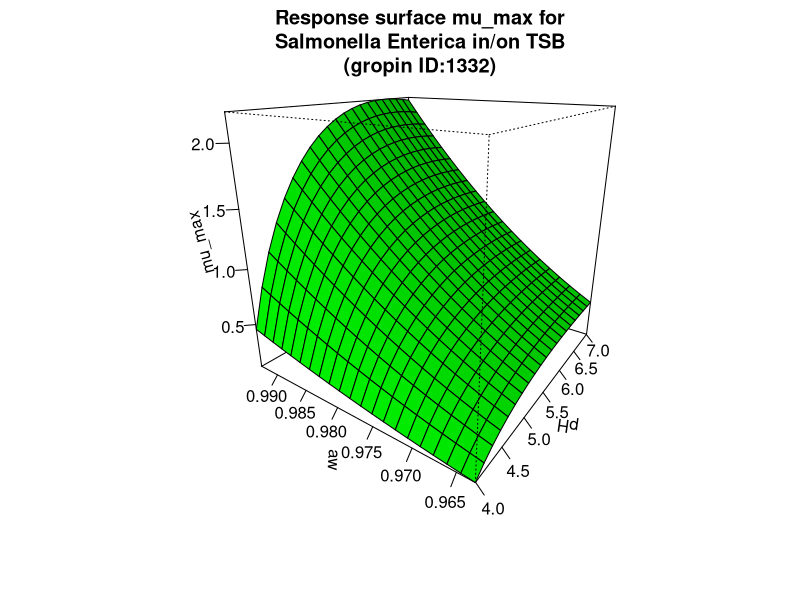

Source code (R):
#############################
# start of Parameter script
#############################
pH <- seq(3.996003996004,7.007,length.out=21)
aw <- seq(0.963036963036963,0.992992,length.out=21)
#############################
# end of Parameter script
#############################
############################# 
# start of Model script Gropin ID 1332 
#############################
 
# constant coefficients for this model
 
variables <- data.frame(pH,aw)
argumentsPar <- expand.grid(variables)
 
# heart of the model
response_surface <- function(pH,aw) {
   mumax <-2.14*((pH-3.84)*(pH-14.1)/((pH-3.84)*(pH-14.1)-((pH-6.47)^2)))*(((aw-0.939)/(0.992-0.939))^2)

return(mumax=mumax)
} 

# output parameters
mumax <- cbind(argumentsPar,response_surface(argumentsPar['pH'],argumentsPar['aw']))
colnames(mumax) <- c(colnames(argumentsPar),'mumax')
#############################
# End of Model script
#############################
############################# 
# start of Visualisation script Gropin ID 1332 
#############################
persp(pH,aw,matrix(unlist(mumax$mumax),nrow=21),col = 'green',xlab='pH',ylab='aw',zlab='mu_max',main='Response surface mu_max for
Salmonella Enterica in/on TSB
(gropin ID:1332)',theta=305,phi=20,shade=0.25,ticktype = 'detailed')
#############################
# End of Visualisation script
#############################
